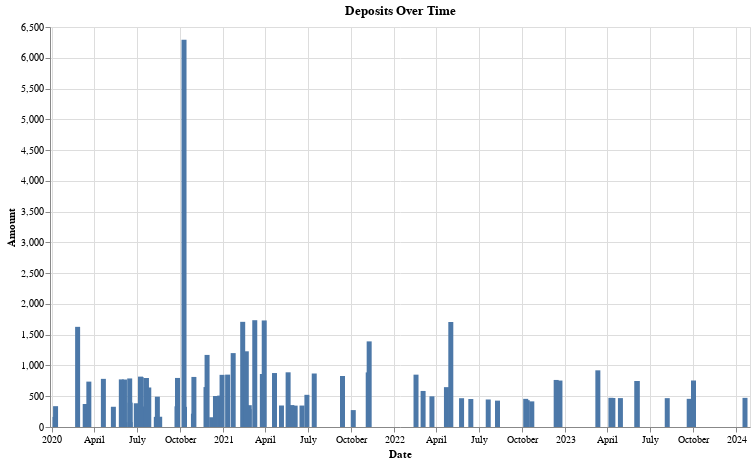

The cell this chart's notebook holds for it:
### Code cell
import altair as alt

chart_deposits = account_activity[account_activity['Type'] == 'Deposit']

alt.Chart(chart_deposits).mark_bar().encode(
    x='Date:T',
    y='Amount:Q',
    tooltip=['Date:T', 'Amount:Q'],
).properties(
    title='Deposits Over Time',
    width=700,
    height=400
).interactive()

### Figure 1 — Vega-Lite specification as saved in the notebook (floating-point values rounded to 4 significant figures)
{"config": {"view": {"continuousWidth": 400, "continuousHeight": 300}}, "data": {"name": "data-6c28d7461ce01bfb3fd57260e4f4e64c"}, "mark": "bar", "encoding": {"tooltip": [{"field": "Date", "type": "temporal"}, {"field": "Amount", "type": "quantitative"}], "x": {"field": "Date", "type": "temporal"}, "y": {"field": "Amount", "type": "quantitative"}}, "height": 400, "selection": {"selector001": {"type": "interval", "bind": "scales", "encodings": ["x", "y"]}}, "title": "Deposits Over Time", "width": 700, "$schema": "https://vega.github.io/schema/vega-lite/v4.17.0.json", "datasets": {"data-6c28d7461ce01bfb3fd57260e4f4e64c": [{"Date": "2020-12-07T15:15:04", "Type": "Deposit", "Details": "126.00 GBP CreditCard", "Amount": 158.4, "Units": "-", "Realized Equity Change": 158.4, "Realized Equity": 6657.0, "Balance": 362.7, "Position ID": 863219421, "Asset type": null, "NWA": 0}, {"Date": "2020-01-08T04:45:06", "Type": "Deposit", "Details": "126.00 GBP CreditCard", "Amount": 164.2, "Units": "-", "Realized Equity Change": 164.2, "Realized Equity": 8533.0, "Balance": 191.6, "Position ID": 113926066, "Asset type": null, "NWA": 0}, {"Date": "2020-08-18T13:51:40", "Type": "Deposit", "Details": "126.00 GBP CreditCard", "Amount": 166.8, "Units": "-", "Realized Equity Change": 166.8, "Realized Equity": 10140.0, "Balance": 203.2, "Position ID": 757164760, "Asset type": null, "NWA": 0}, {"Date": "2020-08-11T09:47:19", "Type": "Deposit", "Details": "126.00 GBP CreditCard", "Amount": 164.9, "Units": "-", "Realized Equity Change": 164.9, "Realized Equity": 21270.0, "Balance": 472.8, "Position ID": 385697471, "Asset type": null, "NWA": 0}, {"Date": "2020-02-25T11:11:28", "Type": "Deposit", "Details": "1260.00 GBP CreditCard", "Amount": 1628.0, "Units": "-", "Realized Equity Change": 1628.0, "Realized Equity": 1628.0, "Balance": 1628.0, "Position ID": 902963493, "Asset type": null, "NWA": 0}, {"Date": "2021-03-29T16:11:20", "Type": "Deposit", "Details": "1260.00 GBP CreditCard", "Amount": 1731.0, "Units": "-", "Realized Equity Change": 1731.0, "Realized Equity": 35220.0, "Balance": 1760.0, "Position ID": 452042423, "Asset type": null, "NWA": 0}, {"Date": "2021-03-09T11:04:06", "Type": "Deposit", "Details": "1260.00 GBP CreditCard", "Amount": 1735.0, "Units": "-", "Realized Equity Change": 1735.0, "Realized Equity": 46260.0, "Balance": 5037.0, "Position ID": 996356769, "Asset type": null, "NWA": 0}, {"Date": "2021-02-11T17:28:27", "Type": "Deposit", "Details": "1260.00 GBP CreditCard", "Amount": 1709.0, "Units": "-", "Realized Equity Change": 1709.0, "Realized Equity": 49120.0, "Balance": 1913.0, "Position ID": 920144857, "Asset type": null, "NWA": 0}, {"Date": "2022-05-01T18:55:43", "Type": "Deposit", "Details": "1260.00 GBP CreditCard", "Amount": 1706.0, "Units": "-", "Realized Equity Change": 1706.0, "Realized Equity": 52460.0, "Balance": 4201.0, "Position ID": 390053160, "Asset type": null, "NWA": 0}, {"Date": "2020-10-29T14:38:24", "Type": "Deposit", "Details": "172.00 USD CreditCard", "Amount": 216.7, "Units": "-", "Realized Equity Change": 216.7, "Realized Equity": 20010.0, "Balance": 278.2, "Position ID": 407331419, "Asset type": null, "NWA": 0}, {"Date": "2020-07-23T12:30:20", "Type": "Deposit", "Details": "189.00 GBP CreditCard", "Amount": 239.1, "Units": "-", "Realized Equity Change": 239.1, "Realized Equity": 7721.0, "Balance": 1174.0, "Position ID": 948296899, "Asset type": null, "NWA": 0}, {"Date": "2020-09-24T12:21:57", "Type": "Deposit", "Details": "210.00 GBP CreditCard", "Amount": 336.3, "Units": "-", "Realized Equity Change": 336.3, "Realized Equity": 17990.0, "Balance": 2838.0, "Position ID": 501758923, "Asset type": null, "NWA": 0}, {"Date": "2021-10-05T15:40:15", "Type": "Deposit", "Details": "218.00 USD CreditCard", "Amount": 274.7, "Units": "-", "Realized Equity Change": 274.7, "Realized Equity": 36830.0, "Balance": 828.6, "Position ID": 605874479, "Asset type": null, "NWA": 0}, {"Date": "2021-02-25T11:22:07", "Type": "Deposit", "Details": "231.00 USD CreditCard", "Amount": 291.1, "Units": "-", "Realized Equity Change": 291.1, "Realized Equity": 31840.0, "Balance": 2478.0, "Position ID": 652742678, "Asset type": null, "NWA": 0}, {"Date": "2020-01-09T09:36:30", "Type": "Deposit", "Details": "252.00 GBP CreditCard", "Amount": 338.4, "Units": "-", "Realized Equity Change": 338.4, "Realized Equity": 10780.0, "Balance": 389.4, "Position ID": 296933099, "Asset type": null, "NWA": 0}, {"Date": "2020-10-10T12:38:05", "Type": "Deposit", "Details": "252.00 GBP CreditCard", "Amount": 327.4, "Units": "-", "Realized Equity Change": 327.4, "Realized Equity": 19790.0, "Balance": 4054.0, "Position ID": 112202480, "Asset type": null, "NWA": 0}, {"Date": "2020-05-11T18:38:39", "Type": "Deposit", "Details": "252.00 GBP CreditCard", "Amount": 328.8, "Units": "-", "Realized Equity Change": 328.8, "Realized Equity": 21130.0, "Balance": 341.9, "Position ID": 899993632, "Asset type": null, "NWA": 0}, {"Date": "2020-07-12T10:52:21", "Type": "Deposit", "Details": "252.00 GBP CreditCard", "Amount": 333.2, "Units": "-", "Realized Equity Change": 333.2, "Realized Equity": 24030.0, "Balance": 2135.0, "Position ID": 459911908, "Asset type": null, "NWA": 0}, {"Date": "2021-02-19T09:39:25", "Type": "Deposit", "Details": "252.00 GBP CreditCard", "Amount": 351.6, "Units": "-", "Realized Equity Change": 351.6, "Realized Equity": 31550.0, "Balance": 2943.0, "Position ID": 729750879, "Asset type": null, "NWA": 0}, {"Date": "2021-02-25T16:44:03", "Type": "Deposit", "Details": "252.00 GBP CreditCard", "Amount": 354.4, "Units": "-", "Realized Equity Change": 354.4, "Realized Equity": 32200.0, "Balance": 2706.0, "Position ID": 464294086, "Asset type": null, "NWA": 0}, {"Date": "2021-06-03T15:50:59", "Type": "Deposit", "Details": "252.00 GBP CreditCard", "Amount": 347.5, "Units": "-", "Realized Equity Change": 347.5, "Realized Equity": 32610.0, "Balance": 2491.0, "Position ID": 928921297, "Asset type": null, "NWA": 0}, {"Date": "2021-05-05T11:00:22", "Type": "Deposit", "Details": "252.00 GBP CreditCard", "Amount": 349.3, "Units": "-", "Realized Equity Change": 349.3, "Realized Equity": 36460.0, "Balance": 856.5, "Position ID": 682662130, "Asset type": null, "NWA": 0}, {"Date": "2021-05-27T15:05:45", "Type": "Deposit", "Details": "252.00 GBP CreditCard", "Amount": 356.2, "Units": "-", "Realized Equity Change": 356.2, "Realized Equity": 39090.0, "Balance": 1013.0, "Position ID": 629885626, "Asset type": null, "NWA": 0}, {"Date": "2021-06-18T06:26:33", "Type": "Deposit", "Details": "252.00 GBP CreditCard", "Amount": 348.6, "Units": "-", "Realized Equity Change": 348.6, "Realized Equity": 40370.0, "Balance": 1517.0, "Position ID": 932090233, "Asset type": null, "NWA": 0}, {"Date": "2020-03-12T15:57:14", "Type": "Deposit", "Details": "374.22 USD CreditCard", "Amount": 374.2, "Units": "-", "Realized Equity Change": 374.2, "Realized Equity": 23560.0, "Balance": 1106.0, "Position ID": 816008158, "Asset type": null, "NWA": 0}, {"Date": "2020-08-13T15:35:47", "Type": "Deposit", "Details": "378.00 GBP CreditCard", "Amount": 492.6, "Units": "-", "Realized Equity Change": 492.6, "Realized Equity": 9966.0, "Balance": 789.2, "Position ID": 395474677, "Asset type": null, "NWA": 0}, {"Date": "2020-12-15T14:36:58", "Type": "Deposit", "Details": "378.00 GBP CreditCard", "Amount": 503.9, "Units": "-", "Realized Equity Change": 503.9, "Realized Equity": 24650.0, "Balance": 1837.0, "Position ID": 678904392, "Asset type": null, "NWA": 0}, {"Date": "2020-12-24T16:59:28", "Type": "Deposit", "Details": "378.00 GBP CreditCard", "Amount": 510.4, "Units": "-", "Realized Equity Change": 510.4, "Realized Equity": 25170.0, "Balance": 716.6, "Position ID": 821643953, "Asset type": null, "NWA": 0}, {"Date": "2021-06-28T17:14:51", "Type": "Deposit", "Details": "378.00 GBP CreditCard", "Amount": 522.9, "Units": "-", "Realized Equity Change": 522.9, "Realized Equity": 40860.0, "Balance": 1562.0, "Position ID": 677284329, "Asset type": null, "NWA": 0}, {"Date": "2022-03-22T13:12:32", "Type": "Deposit", "Details": "378.00 GBP CreditCard", "Amount": 498.6, "Units": "-", "Realized Equity Change": 498.6, "Realized Equity": 53080.0, "Balance": 1442.0, "Position ID": 949295857, "Asset type": null, "NWA": 0}, {"Date": "2022-05-24T18:28:05", "Type": "Deposit", "Details": "378.00 GBP CreditCard", "Amount": 467.8, "Units": "-", "Realized Equity Change": 467.8, "Realized Equity": 54410.0, "Balance": 2757.0, "Position ID": 554442239, "Asset type": null, "NWA": 0}, {"Date": "2022-06-13T11:46:23", "Type": "Deposit", "Details": "378.00 GBP CreditCard", "Amount": 454.8, "Units": "-", "Realized Equity Change": 454.8, "Realized Equity": 54880.0, "Balance": 3090.0, "Position ID": 412054997, "Asset type": null, "NWA": 0}, {"Date": "2022-07-20T15:51:55", "Type": "Deposit", "Details": "378.00 GBP CreditCard", "Amount": 447.3, "Units": "-", "Realized Equity Change": 447.3, "Realized Equity": 55830.0, "Balance": 2146.0, "Position ID": 123536881, "Asset type": null, "NWA": 0}, {"Date": "2022-10-08T15:27:01", "Type": "Deposit", "Details": "378.00 GBP CreditCard", "Amount": 457.4, "Units": "-", "Realized Equity Change": 457.4, "Realized Equity": 55960.0, "Balance": 1401.0, "Position ID": 309945403, "Asset type": null, "NWA": 0}, {"Date": "2022-08-09T10:04:28", "Type": "Deposit", "Details": "378.00 GBP CreditCard", "Amount": 428.5, "Units": "-", "Realized Equity Change": 428.5, "Realized Equity": 56960.0, "Balance": 2017.0, "Position ID": 572284016, "Asset type": null, "NWA": 0}, {"Date": "2022-10-21T15:07:09", "Type": "Deposit", "Details": "378.00 GBP CreditCard", "Amount": 416.4, "Units": "-", "Realized Equity Change": 416.4, "Realized Equity": 56670.0, "Balance": 463.2, "Position ID": 913461394, "Asset type": null, "NWA": 0}, {"Date": "2022-10-11T19:33:11", "Type": "Deposit", "Details": "378.00 GBP CreditCard", "Amount": 435.8, "Units": "-", "Realized Equity Change": 435.8, "Realized Equity": 56640.0, "Balance": 808.4, "Position ID": 972025376, "Asset type": null, "NWA": 0}, {"Date": "2023-04-28T17:40:47", "Type": "Deposit", "Details": "378.00 GBP CreditCard", "Amount": 469.5, "Units": "-", "Realized Equity Change": 469.5, "Realized Equity": 61090.0, "Balance": 1803.0, "Position ID": 291572516, "Asset type": null, "NWA": 0}, {"Date": "2023-08-06T15:46:32", "Type": "Deposit", "Details": "378.00 GBP CreditCard", "Amount": 468.8, "Units": "-", "Realized Equity Change": 468.8, "Realized Equity": 61300.0, "Balance": 876.2, "Position ID": 433550975, "Asset type": null, "NWA": 0}, {"Date": "2023-04-08T10:23:09", "Type": "Deposit", "Details": "378.00 GBP CreditCard", "Amount": 474.4, "Units": "-", "Realized Equity Change": 474.4, "Realized Equity": 61910.0, "Balance": 1481.0, "Position ID": 829227668, "Asset type": null, "NWA": 0}, {"Date": "2023-09-22T12:22:51", "Type": "Deposit", "Details": "378.00 GBP CreditCard", "Amount": 457.8, "Units": "-", "Realized Equity Change": 457.8, "Realized Equity": 62010.0, "Balance": 1205.0, "Position ID": 964739629, "Asset type": null, "NWA": 0}, {"Date": "2023-04-12T15:33:27", "Type": "Deposit", "Details": "378.00 GBP CreditCard", "Amount": 471.3, "Units": "-", "Realized Equity Change": 471.3, "Realized Equity": 63990.0, "Balance": 3817.0, "Position ID": 985254768, "Asset type": null, "NWA": 0}, {"Date": "2024-01-19T13:37:59", "Type": "Deposit", "Details": "378.00 GBP CreditCard", "Amount": 473.5, "Units": "-", "Realized Equity Change": 473.5, "Realized Equity": 64410.0, "Balance": 1468.0, "Position ID": 861482615, "Asset type": null, "NWA": 0}, {"Date": "2020-06-16T14:18:31", "Type": "Deposit", "Details": "315.00 GBP CreditCard", "Amount": 396.3, "Units": "-", "Realized Equity Change": 396.3, "Realized Equity": 6095.0, "Balance": 416.2, "Position ID": 840478066, "Asset type": null, "NWA": 0}, {"Date": "2020-06-29T16:40:29", "Type": "Deposit", "Details": "315.00 GBP CreditCard", "Amount": 385.5, "Units": "-", "Realized Equity Change": 385.5, "Realized Equity": 6490.0, "Balance": 705.0, "Position ID": 872274012, "Asset type": null, "NWA": 0}, {"Date": "2022-03-03T16:11:52", "Type": "Deposit", "Details": "441.00 GBP CreditCard", "Amount": 585.8, "Units": "-", "Realized Equity Change": 585.8, "Realized Equity": 52180.0, "Balance": 3579.0, "Position ID": 292005781, "Asset type": null, "NWA": 0}, {"Date": "2020-07-26T07:06:52", "Type": "Deposit", "Details": "555.66 GBP CreditCard", "Amount": 642.1, "Units": "-", "Realized Equity Change": 642.1, "Realized Equity": 8361.0, "Balance": 1250.0, "Position ID": 216447094, "Asset type": null, "NWA": 0}, {"Date": "2022-04-22T11:56:52", "Type": "Deposit", "Details": "555.66 GBP CreditCard", "Amount": 647.6, "Units": "-", "Realized Equity Change": 647.6, "Realized Equity": 53830.0, "Balance": 1428.0, "Position ID": 430244426, "Asset type": null, "NWA": 0}, {"Date": "2020-10-09T12:18:16", "Type": "Deposit", "Details": "6291.18 USD CreditCard", "Amount": 6291.0, "Units": "-", "Realized Equity Change": 6291.0, "Realized Equity": 17600.0, "Balance": 9824.0, "Position ID": 179190479, "Asset type": null, "NWA": 0}, {"Date": "2020-11-25T10:17:51", "Type": "Deposit", "Details": "648.9 USD CreditCard", "Amount": 648.9, "Units": "-", "Realized Equity Change": 648.9, "Realized Equity": 21990.0, "Balance": 1100.0, "Position ID": 743996492, "Asset type": null, "NWA": 0}, {"Date": "2023-03-11T13:54:08", "Type": "Deposit", "Details": "756.00 GBP CreditCard", "Amount": 920.9, "Units": "-", "Realized Equity Change": 920.9, "Realized Equity": 63520.0, "Balance": 3979.0, "Position ID": 840919256, "Asset type": null, "NWA": 0}, {"Date": "2020-06-04T14:32:56", "Type": "Deposit", "Details": "63.00 GBP CreditCard", "Amount": 77.14, "Units": "-", "Realized Equity Change": 77.14, "Realized Equity": 3192.0, "Balance": 699.6, "Position ID": 884683661, "Asset type": null, "NWA": 0}, {"Date": "2020-06-16T14:08:22", "Type": "Deposit", "Details": "63.00 GBP CreditCard", "Amount": 79.24, "Units": "-", "Realized Equity Change": 79.24, "Realized Equity": 5698.0, "Balance": 649.9, "Position ID": 988016497, "Asset type": null, "NWA": 0}, {"Date": "2020-03-20T09:55:27", "Type": "Deposit", "Details": "630.00 GBP CreditCard", "Amount": 737.5, "Units": "-", "Realized Equity Change": 737.5, "Realized Equity": 2364.0, "Balance": 739.1, "Position ID": 971819433, "Asset type": null, "NWA": 0}, {"Date": "2020-06-04T10:30:12", "Type": "Deposit", "Details": "630.00 GBP CreditCard", "Amount": 771.4, "Units": "-", "Realized Equity Change": 771.4, "Realized Equity": 3115.0, "Balance": 1259.0, "Position ID": 902149890, "Asset type": null, "NWA": 0}, {"Date": "2020-04-20T10:25:46", "Type": "Deposit", "Details": "630.00 GBP CreditCard", "Amount": 782.3, "Units": "-", "Realized Equity Change": 782.3, "Realized Equity": 3964.0, "Balance": 785.0, "Position ID": 427641736, "Asset type": null, "NWA": 0}, {"Date": "2020-05-28T17:30:22", "Type": "Deposit", "Details": "630.00 GBP CreditCard", "Amount": 773.6, "Units": "-", "Realized Equity Change": 773.6, "Realized Equity": 4825.0, "Balance": 794.5, "Position ID": 413808935, "Asset type": null, "NWA": 0}, {"Date": "2020-06-15T14:09:09", "Type": "Deposit", "Details": "630.00 GBP CreditCard", "Amount": 788.9, "Units": "-", "Realized Equity Change": 788.9, "Realized Equity": 5628.0, "Balance": 830.8, "Position ID": 337729326, "Asset type": null, "NWA": 0}, {"Date": "2020-07-21T08:54:41", "Type": "Deposit", "Details": "630.00 GBP CreditCard", "Amount": 796.2, "Units": "-", "Realized Equity Change": 796.2, "Realized Equity": 7481.0, "Balance": 1187.0, "Position ID": 140550311, "Asset type": null, "NWA": 0}, {"Date": "2020-07-08T16:19:03", "Type": "Deposit", "Details": "630.00 GBP CreditCard", "Amount": 818.6, "Units": "-", "Realized Equity Change": 818.6, "Realized Equity": 9367.0, "Balance": 821.2, "Position ID": 681049304, "Asset type": null, "NWA": 0}, {"Date": "2020-09-25T15:02:01", "Type": "Deposit", "Details": "630.00 GBP CreditCard", "Amount": 797.2, "Units": "-", "Realized Equity Change": 797.2, "Realized Equity": 18780.0, "Balance": 3572.0, "Position ID": 546821742, "Asset type": null, "NWA": 0}, {"Date": "2020-07-10T10:54:11", "Type": "Deposit", "Details": "630.00 GBP CreditCard", "Amount": 807.3, "Units": "-", "Realized Equity Change": 807.3, "Realized Equity": 19460.0, "Balance": 3978.0, "Position ID": 428051367, "Asset type": null, "NWA": 0}, {"Date": "2020-10-30T14:05:37", "Type": "Deposit", "Details": "630.00 GBP CreditCard", "Amount": 813.5, "Units": "-", "Realized Equity Change": 813.5, "Realized Equity": 20830.0, "Balance": 902.7, "Position ID": 334794412, "Asset type": null, "NWA": 0}, {"Date": "2020-12-29T16:21:56", "Type": "Deposit", "Details": "630.00 GBP CreditCard", "Amount": 847.6, "Units": "-", "Realized Equity Change": 847.6, "Realized Equity": 26080.0, "Balance": 1950.0, "Position ID": 457150955, "Asset type": null, "NWA": 0}, {"Date": "2021-03-25T15:31:53", "Type": "Deposit", "Details": "630.00 GBP CreditCard", "Amount": 861.5, "Units": "-", "Realized Equity Change": 861.5, "Realized Equity": 33490.0, "Balance": 910.8, "Position ID": 562390152, "Asset type": null, "NWA": 0}, {"Date": "2021-04-20T14:40:46", "Type": "Deposit", "Details": "630.00 GBP CreditCard", "Amount": 877.0, "Units": "-", "Realized Equity Change": 877.0, "Realized Equity": 36110.0, "Balance": 1388.0, "Position ID": 764812309, "Asset type": null, "NWA": 0}, {"Date": "2021-05-19T15:38:03", "Type": "Deposit", "Details": "630.00 GBP CreditCard", "Amount": 888.7, "Units": "-", "Realized Equity Change": 888.7, "Realized Equity": 38660.0, "Balance": 1971.0, "Position ID": 207668937, "Asset type": null, "NWA": 0}, {"Date": "2021-11-06T13:43:17", "Type": "Deposit", "Details": "630.00 GBP CreditCard", "Amount": 887.1, "Units": "-", "Realized Equity Change": 887.1, "Realized Equity": 40020.0, "Balance": 1413.0, "Position ID": 236046304, "Asset type": null, "NWA": 0}, {"Date": "2021-07-14T09:02:31", "Type": "Deposit", "Details": "630.00 GBP CreditCard", "Amount": 869.3, "Units": "-", "Realized Equity Change": 869.3, "Realized Equity": 41870.0, "Balance": 2436.0, "Position ID": 745069160, "Asset type": null, "NWA": 0}, {"Date": "2021-01-10T13:45:19", "Type": "Deposit", "Details": "630.00 GBP CreditCard", "Amount": 851.1, "Units": "-", "Realized Equity Change": 851.1, "Realized Equity": 47370.0, "Balance": 942.4, "Position ID": 378084325, "Asset type": null, "NWA": 0}, {"Date": "2021-09-12T16:18:37", "Type": "Deposit", "Details": "630.00 GBP CreditCard", "Amount": 828.4, "Units": "-", "Realized Equity Change": 828.4, "Realized Equity": 50670.0, "Balance": 5431.0, "Position ID": 731040262, "Asset type": null, "NWA": 0}, {"Date": "2022-02-16T13:20:54", "Type": "Deposit", "Details": "630.00 GBP CreditCard", "Amount": 850.6, "Units": "-", "Realized Equity Change": 850.6, "Realized Equity": 54270.0, "Balance": 1126.0, "Position ID": 774780183, "Asset type": null, "NWA": 0}, {"Date": "2022-12-12T15:31:34", "Type": "Deposit", "Details": "630.00 GBP CreditCard", "Amount": 764.6, "Units": "-", "Realized Equity Change": 764.6, "Realized Equity": 57470.0, "Balance": 1017.0, "Position ID": 632413945, "Asset type": null, "NWA": 0}, {"Date": "2022-12-20T16:23:56", "Type": "Deposit", "Details": "630.00 GBP CreditCard", "Amount": 755.0, "Units": "-", "Realized Equity Change": 755.0, "Realized Equity": 58270.0, "Balance": 1180.0, "Position ID": 437511022, "Asset type": null, "NWA": 0}, {"Date": "2023-10-01T15:54:49", "Type": "Deposit", "Details": "630.00 GBP CreditCard", "Amount": 755.7, "Units": "-", "Realized Equity Change": 755.7, "Realized Equity": 59120.0, "Balance": 1403.0, "Position ID": 664817979, "Asset type": null, "NWA": 0}, {"Date": "2023-06-02T18:49:04", "Type": "Deposit", "Details": "630.00 GBP CreditCard", "Amount": 747.8, "Units": "-", "Realized Equity Change": 747.8, "Realized Equity": 60030.0, "Balance": 1054.0, "Position ID": 718847746, "Asset type": null, "NWA": 0}, {"Date": "2023-06-03T14:50:04", "Type": "Deposit", "Details": "630.00 GBP CreditCard", "Amount": 747.2, "Units": "-", "Realized Equity Change": 747.2, "Realized Equity": 60980.0, "Balance": 1119.0, "Position ID": 782041211, "Asset type": null, "NWA": 0}, {"Date": "2020-11-27T16:27:34", "Type": "Deposit", "Details": "882.00 GBP CreditCard", "Amount": 1171.0, "Units": "-", "Realized Equity Change": 1171.0, "Realized Equity": 23180.0, "Balance": 1717.0, "Position ID": 459648659, "Asset type": null, "NWA": 0}, {"Date": "2021-01-22T10:02:31", "Type": "Deposit", "Details": "882.00 GBP CreditCard", "Amount": 1201.0, "Units": "-", "Realized Equity Change": 1201.0, "Realized Equity": 29910.0, "Balance": 2692.0, "Position ID": 329071804, "Asset type": null, "NWA": 0}, {"Date": "2021-02-19T09:32:16", "Type": "Deposit", "Details": "882.00 GBP CreditCard", "Amount": 1230.0, "Units": "-", "Realized Equity Change": 1230.0, "Realized Equity": 31200.0, "Balance": 2591.0, "Position ID": 614501967, "Asset type": null, "NWA": 0}, {"Date": "2021-11-08T14:21:33", "Type": "Deposit", "Details": "1008.00 GBP CreditCard", "Amount": 1391.0, "Units": "-", "Realized Equity Change": 1391.0, "Realized Equity": 43400.0, "Balance": 1419.0, "Position ID": 298753617, "Asset type": null, "NWA": 0}]}}
